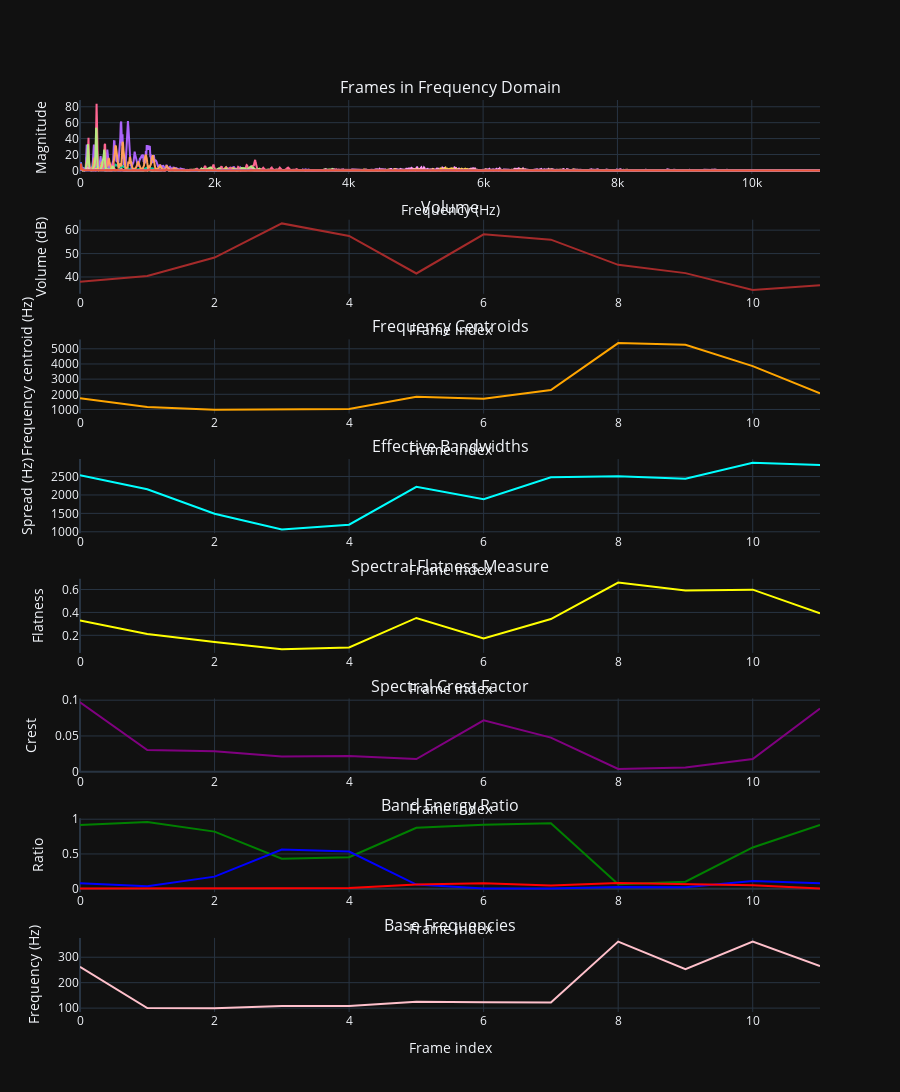

The cell this chart's notebook holds for it:
### Code cell
visualise_all(frames,frame_rate, n_, N_, window_type='hann', in_db=False, spl=True, legend=False)

### Figure 1 — Plotly figure (JSON) as saved in the notebook; plotly's stock layout.template omitted (floating-point values rounded to 4 significant figures; data arrays with more than 128 entries replaced by an {"elided": "..."} marker saying what was removed)
{"data": [{"mode": "lines", "name": "Frame 0", "type": "scatter", "x": {"elided": "1653 float values"}, "xaxis": "x", "y": {"elided": "1653 float values"}, "yaxis": "y"}, {"mode": "lines", "name": "Frame 1", "type": "scatter", "x": {"elided": "1653 float values"}, "xaxis": "x", "y": {"elided": "1653 float values"}, "yaxis": "y"}, {"mode": "lines", "name": "Frame 2", "type": "scatter", "x": {"elided": "1653 float values"}, "xaxis": "x", "y": {"elided": "1653 float values"}, "yaxis": "y"}, {"mode": "lines", "name": "Frame 3", "type": "scatter", "x": {"elided": "1653 float values"}, "xaxis": "x", "y": {"elided": "1653 float values"}, "yaxis": "y"}, {"mode": "lines", "name": "Frame 4", "type": "scatter", "x": {"elided": "1653 float values"}, "xaxis": "x", "y": {"elided": "1653 float values"}, "yaxis": "y"}, {"mode": "lines", "name": "Frame 5", "type": "scatter", "x": {"elided": "1653 float values"}, "xaxis": "x", "y": {"elided": "1653 float values"}, "yaxis": "y"}, {"mode": "lines", "name": "Frame 6", "type": "scatter", "x": {"elided": "1653 float values"}, "xaxis": "x", "y": {"elided": "1653 float values"}, "yaxis": "y"}, {"mode": "lines", "name": "Frame 7", "type": "scatter", "x": {"elided": "1653 float values"}, "xaxis": "x", "y": {"elided": "1653 float values"}, "yaxis": "y"}, {"mode": "lines", "name": "Frame 8", "type": "scatter", "x": {"elided": "1653 float values"}, "xaxis": "x", "y": {"elided": "1653 float values"}, "yaxis": "y"}, {"mode": "lines", "name": "Frame 9", "type": "scatter", "x": {"elided": "1653 float values"}, "xaxis": "x", "y": {"elided": "1653 float values"}, "yaxis": "y"}, {"mode": "lines", "name": "Frame 10", "type": "scatter", "x": {"elided": "1653 float values"}, "xaxis": "x", "y": {"elided": "1653 float values"}, "yaxis": "y"}, {"mode": "lines", "name": "Frame 11", "type": "scatter", "x": {"elided": "1653 float values"}, "xaxis": "x", "y": {"elided": "1653 float values"}, "yaxis": "y"}, {"line": {"color": "brown"}, "mode": "lines", "name": "Volume", "type": "scatter", "x": [0, 1, 2, 3, 4, 5, 6, 7, 8, 9, 10, 11], "xaxis": "x2", "y": [37.95, 40.4, 48.31, 62.88, 57.54, 41.5, 58.21, 55.94, 45.18, 41.65, 34.41, 36.47], "yaxis": "y2"}, {"line": {"color": "orange"}, "mode": "lines", "name": "frequency_centroids", "type": "scatter", "x": [0, 1, 2, 3, 4, 5, 6, 7, 8, 9, 10, 11], "xaxis": "x3", "y": [1736.0, 1166.0, 979.2, 987.9, 1038.0, 1844.0, 1710.0, 2287.0, 5376.0, 5266.0, 3856.0, 2065.0], "yaxis": "y3"}, {"line": {"color": "cyan"}, "mode": "lines", "name": "effective_bandwidths", "type": "scatter", "x": [0, 1, 2, 3, 4, 5, 6, 7, 8, 9, 10, 11], "xaxis": "x4", "y": [2534.0, 2154.0, 1491.0, 1062.0, 1193.0, 2221.0, 1883.0, 2481.0, 2510.0, 2442.0, 2874.0, 2817.0], "yaxis": "y4"}, {"line": {"color": "yellow"}, "mode": "lines", "name": "spectral_flatness", "type": "scatter", "x": [0, 1, 2, 3, 4, 5, 6, 7, 8, 9, 10, 11], "xaxis": "x5", "y": [0.3304, 0.2117, 0.1417, 0.0786, 0.09366, 0.3517, 0.1734, 0.3418, 0.6614, 0.5915, 0.599, 0.392], "yaxis": "y5"}, {"line": {"color": "purple"}, "mode": "lines", "name": "spectral_crests", "type": "scatter", "x": [0, 1, 2, 3, 4, 5, 6, 7, 8, 9, 10, 11], "xaxis": "x6", "y": [0.0972, 0.0304, 0.02855, 0.0212, 0.02193, 0.01777, 0.07177, 0.04771, 0.003958, 0.005842, 0.01769, 0.08831], "yaxis": "y6"}, {"line": {"color": "green"}, "mode": "lines", "name": "ERSB1", "type": "scatter", "x": [0, 1, 2, 3, 4, 5, 6, 7, 8, 9, 10, 11], "xaxis": "x7", "y": [0.9178, 0.9612, 0.8216, 0.4322, 0.4534, 0.8759, 0.9201, 0.9435, 0.06405, 0.1008, 0.594, 0.9173], "yaxis": "y7"}, {"line": {"color": "blue"}, "mode": "lines", "name": "ERSB2", "type": "scatter", "x": [0, 1, 2, 3, 4, 5, 6, 7, 8, 9, 10, 11], "xaxis": "x7", "y": [0.07823, 0.03608, 0.1734, 0.5629, 0.535, 0.05865, 0.001512, 0.002001, 0.02593, 0.02187, 0.1106, 0.07741], "yaxis": "y7"}, {"line": {"color": "red"}, "mode": "lines", "name": "ERSB3", "type": "scatter", "x": [0, 1, 2, 3, 4, 5, 6, 7, 8, 9, 10, 11], "xaxis": "x7", "y": [0.002694, 0.001774, 0.004612, 0.00479, 0.01143, 0.06017, 0.07788, 0.04562, 0.08228, 0.07128, 0.05092, 0.002078], "yaxis": "y7"}, {"line": {"color": "pink"}, "mode": "lines", "name": "base_frequencies", "type": "scatter", "x": [0, 1, 2, 3, 4, 5, 6, 7, 8, 9, 10, 11], "xaxis": "x8", "y": [262.5, 100.2, 99.32, 108.1, 108.1, 124.6, 123.2, 122.5, 361.5, 253.4, 361.5, 265.7], "yaxis": "y8"}], "layout": {"annotations": [{"font": {"size": 16}, "showarrow": false, "text": "Frames in Frequency Domain", "x": 0.5, "xanchor": "center", "xref": "paper", "y": 1, "yanchor": "bottom", "yref": "paper"}, {"font": {"size": 16}, "showarrow": false, "text": "Volume", "x": 0.5, "xanchor": "center", "xref": "paper", "y": 0.8687, "yanchor": "bottom", "yref": "paper"}, {"font": {"size": 16}, "showarrow": false, "text": "Frequency Centroids", "x": 0.5, "xanchor": "center", "xref": "paper", "y": 0.7375, "yanchor": "bottom", "yref": "paper"}, {"font": {"size": 16}, "showarrow": false, "text": "Effective Bandwidths", "x": 0.5, "xanchor": "center", "xref": "paper", "y": 0.6062, "yanchor": "bottom", "yref": "paper"}, {"font": {"size": 16}, "showarrow": false, "text": "Spectral Flatness Measure", "x": 0.5, "xanchor": "center", "xref": "paper", "y": 0.475, "yanchor": "bottom", "yref": "paper"}, {"font": {"size": 16}, "showarrow": false, "text": "Spectral Crest Factor", "x": 0.5, "xanchor": "center", "xref": "paper", "y": 0.3437, "yanchor": "bottom", "yref": "paper"}, {"font": {"size": 16}, "showarrow": false, "text": "Band Energy Ratio", "x": 0.5, "xanchor": "center", "xref": "paper", "y": 0.2125, "yanchor": "bottom", "yref": "paper"}, {"font": {"size": 16}, "showarrow": false, "text": "Base Frequencies", "x": 0.5, "xanchor": "center", "xref": "paper", "y": 0.08125, "yanchor": "bottom", "yref": "paper"}], "height": 2200, "showlegend": false, "xaxis": {"anchor": "y", "domain": [0, 1], "title": {"text": "Frequency (Hz)"}}, "xaxis2": {"anchor": "y2", "domain": [0, 1], "title": {"text": "Frame index"}}, "xaxis3": {"anchor": "y3", "domain": [0, 1], "title": {"text": "Frame index"}}, "xaxis4": {"anchor": "y4", "domain": [0, 1], "title": {"text": "Frame index"}}, "xaxis5": {"anchor": "y5", "domain": [0, 1], "title": {"text": "Frame index"}}, "xaxis6": {"anchor": "y6", "domain": [0, 1], "title": {"text": "Frame index"}}, "xaxis7": {"anchor": "y7", "domain": [0, 1], "title": {"text": "Frame index"}}, "xaxis8": {"anchor": "y8", "domain": [0, 1], "title": {"text": "Frame index"}}, "yaxis": {"anchor": "x", "domain": [0.9187, 1], "title": {"text": "Magnitude"}}, "yaxis2": {"anchor": "x2", "domain": [0.7875, 0.8687], "title": {"text": "Volume (dB)"}}, "yaxis3": {"anchor": "x3", "domain": [0.6562, 0.7375], "title": {"text": "Frequency centroid (Hz)"}}, "yaxis4": {"anchor": "x4", "domain": [0.525, 0.6062], "title": {"text": "Spread (Hz)"}}, "yaxis5": {"anchor": "x5", "domain": [0.3937, 0.475], "title": {"text": "Flatness"}}, "yaxis6": {"anchor": "x6", "domain": [0.2625, 0.3437], "title": {"text": "Crest"}}, "yaxis7": {"anchor": "x7", "domain": [0.1312, 0.2125], "title": {"text": "Ratio"}}, "yaxis8": {"anchor": "x8", "domain": [0, 0.08125], "title": {"text": "Frequency (Hz)"}}}}
